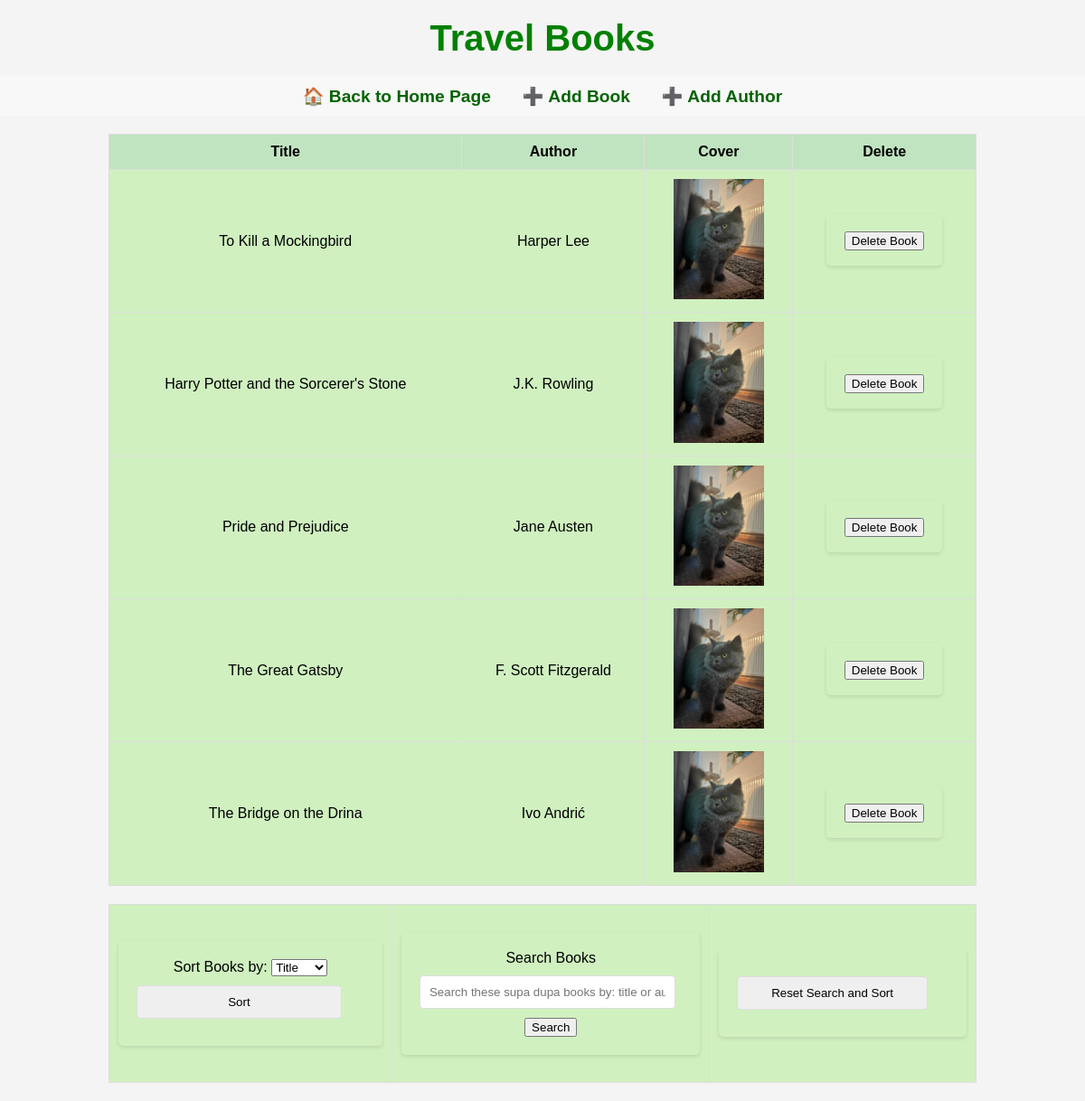
The page / on the database its author committed.
### data_models.py (models this page shows, shortened)
class Book(db.Model):
    id = db.Column(db.Integer, primary_key=True, autoincrement=True)
    title = db.Column(db.String(150), nullable=False)
    author_id = db.Column(db.Integer, db.ForeignKey('author.id'), nullable=False)
    author = db.relationship('Author', backref=db.backref('books', lazy=True))
    isbn = db.Column(db.String(13), unique=True, nullable=True)
    cover_image = db.Column(db.String, nullable=True)

class Author(db.Model):
    id = db.Column(db.Integer, primary_key=True, autoincrement=True)
    name = db.Column(db.String(100), nullable=False)
    birth_date = db.Column(db.Date, nullable=True)
    date_of_death = db.Column(db.Date, nullable=True)

### app.py (the view)
@app.route('/')
def home():
    books = Book.query.all()  # Query all books from the database
    books_with_covers = []
    for book in books:
        cover_url = book.cover_image if book.cover_image else url_for('static', filename='cover_image.JPG')
        books_with_covers.append({
            'id': book.id,
            'title': book.title,
            'author': book.author.name if book.author else 'Unknown Author',
            'cover': cover_url
        })
    return render_template('home.html', books=books_with_covers)

### templates/home.html (shortened to what this page needs)
<!DOCTYPE html>
<html lang="en">
<head>
    <link rel="stylesheet" href="{{ url_for('static', filename='styles.css') }}">
</head>
<body>
    <h1>Travel Books</h1>
    <nav>
    <a href="{{ url_for('home') }}"><span class="icon">🏠</span>Back to Home Page</a>
    <a href="{{ url_for('add_book') }}"><span class="icon">➕</span>Add Book</a>
    <a href="{{ url_for('add_author') }}"><span class="icon">➕</span>Add Author</a>
    </nav>
    <table>
    <thead>
        <tr>
            <th>Title</th>
            <th>Author</th>
            <th>Cover</th>
            <th>Delete</th>
        </tr>
    </thead>
    <tbody>
        {% for book in books %}
        <tr>
            <td>{{ book.title }}</td>
            <td>{{ book.author }}</td>
            <td>
                <img src="{{ book.cover }}" alt="Cover of {{ book.title }}" onerror="this.onerror=null; this.src='{{ url_for('static', filename='cover_image.jpg') }}';">
            </td>
            <td>
                <form action="{{ url_for('delete_book', book_id=book.id) }}" method="POST" style="display:inline;">
                    <button type="submit" class="btn btn-danger" onclick="return confirmDeletion()">Delete Book</button>
                </form>
            </td>
        </tr>
        {% endfor %}
    </tbody>
</table>
<table>
    <tr>
        <td>
            <form method="GET" action="/sort_books">
                <label for="sort_by">Sort Books by:</label>
                <select name="sort_by" id="sort_by">
                    <option value="title" {% if sort_by == 'title' %}selected{% endif %}>Title</option>
                </select>
                <input type="submit" value="Sort">
            </form>
        </td>
        <td>
            <form action="{{ url_for('search_books') }}" method="GET">
                <label>Search Books</label>
                <input type="text" name="query" placeholder="Search these supa dupa books by: title or author">
                <button type="submit">Search</button>
            </form>
        </td>
        <td>
            <form method="GET" action="{{ url_for('home') }}">
                <input type="submit" value="Reset Search and Sort">
            </form>
        </td>
    </tr>
</table>
</body>
</html>

### static/styles.css (style rules this page uses)
body { font-family: Arial, sans-serif; margin: 0; padding: 0; background-color: #f4f4f4; }
h1 { text-align: center; color: green; font-size: 2.5em; margin: 20px 0; font-family: Arial, sans-serif; }
form { background-color: #d0f0c0; padding: 20px; border-radius: 5px; box-shadow: 0 2px 4px rgba(0,0,0,0.1); max-width: 650px; margin: 20px auto; }
input[type="text"], input[type="date"], input[type="submit"] { display: block; width: 90%; padding: 10px; margin: 10px 0; border: 1px solid #ddd; border-radius: 4px; }
nav { text-align: center; background-color: #f8f8f8; padding: 10px 0; }
nav a { color: darkgreen; font-weight: bold; text-decoration: none; margin: 0 15px; font-size: 1.2em; }
nav .icon { margin-right: 5px; }

### templates/home.html (style rules this page uses)
table { width: 80%; margin: 20px auto; border-collapse: collapse; background-color: #d0f0c0; padding: 10px; border-radius: 5px; }
th, td { padding: 10px; text-align: center; border: 1px solid #ddd; }
th { background-color: #c0e4c0; }
td img { max-width: 100px; height: auto; }

### rows shown on the page
Book: title "To Kill a Mockingbird"
Author: author "Harper Lee"
Book: title "Harry Potter and the Sorcerer's Stone"
Author: author "J.K. Rowling"
Book: title "Pride and Prejudice"
Author: author "Jane Austen"
Book: title "The Great Gatsby"
Author: author "F. Scott Fitzgerald"
Book: title "The Bridge on the Drina"
Author: author "Ivo Andrić"
